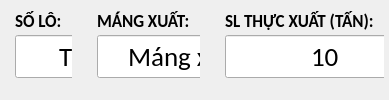
                 <widget class="QWidget" name="widget_8" native="true">
                  <property name="maximumSize">
                   <size>
                    <width>16777215</width>
                    <height>16777215</height>
                   </size>
                  </property>
                  <layout class="QHBoxLayout" name="horizontalLayout_7">
                   <property name="spacing">
                    <number>5</number>
                   </property>
                   <property name="leftMargin">
                    <number>0</number>
                   </property>
                   <property name="topMargin">
                    <number>0</number>
                   </property>
                   <property name="rightMargin">
                    <number>0</number>
                   </property>
                   <property name="bottomMargin">
                    <number>0</number>
                   </property>
                   <item>
                    <widget class="QWidget" name="widget_15" native="true">
                     <property name="maximumSize">
                      <size>
                       <width>16777215</width>
                       <height>16777215</height>
                      </size>
                     </property>
                     <layout class="QVBoxLayout" name="verticalLayout_11">
                      <property name="spacing">
                       <number>0</number>
                      </property>
                      <property name="leftMargin">
                       <number>5</number>
                      </property>
                      <property name="topMargin">
                       <number>5</number>
                      </property>
                      <property name="rightMargin">
                       <number>5</number>
                      </property>
                      <property name="bottomMargin">
                       <number>5</number>
                      </property>
                      <item>
                       <widget class="QWidget" name="widget_19" native="true">
                        <property name="maximumSize">
                         <size>
                          <width>16777215</width>
                          <height>30</height>
                         </size>
                        </property>
                        <layout class="QHBoxLayout" name="horizontalLayout_10">
                         <property name="leftMargin">
                          <number>10</number>
                         </property>
                         <property name="topMargin">
                          <number>3</number>
                         </property>
                         <property name="rightMargin">
                          <number>10</number>
                         </property>
                         <property name="bottomMargin">
                          <number>0</number>
                         </property>
                         <item>
                          <widget class="QLabel" name="label_12">
                           <property name="maximumSize">
                            <size>
                             <width>16777215</width>
                             <height>20</height>
                            </size>
                           </property>
                           <property name="font">
                            <font>
                             <family>Calibri</family>
                             <pointsize>13</pointsize>
                             <weight>75</weight>
                             <bold>true</bold>
                            </font>
                           </property>
                           <property name="text">
                            <string>SỐ LÔ:</string>
                           </property>
                          </widget>
                         </item>
                        </layout>
                       </widget>
                      </item>
                      <item>
                       <widget class="QWidget" name="widget_20" native="true">
                        <property name="maximumSize">
                         <size>
                          <width>220</width>
                          <height>16777215</height>
                         </size>
                        </property>
                        <widget class="QLineEdit" name="txtSoLo1">
                         <property name="geometry">
                          <rect>
                           <x>10</x>
                           <y>0</y>
                           <width>200</width>
                           <height>43</height>
                          </rect>
                         </property>
                         <property name="sizePolicy">
                          <sizepolicy hsizetype="Expanding" vsizetype="Maximum">
                           <horstretch>0</horstretch>
                           <verstretch>0</verstretch>
                          </sizepolicy>
                         </property>
                         <property name="maximumSize">
                          <size>
                           <width>16777215</width>
                           <height>16777215</height>
                          </size>
                         </property>
                         <property name="font">
                          <font>
                           <family>Calibri</family>
                           <pointsize>20</pointsize>
                           <weight>50</weight>
                           <bold>false</bold>
                          </font>
                         </property>
                         <property name="text">
                          <string>TK-P 9030</string>
                         </property>
                         <property name="alignment">
                          <set>Qt::AlignCenter</set>
                         </property>
                        </widget>
                       </widget>
                      </item>
                     </layout>
                    </widget>
                   </item>
                   <item>
                    <widget class="QWidget" name="widget_13" native="true">
                     <property name="maximumSize">
                      <size>
                       <width>16777215</width>
                       <height>16777215</height>
                      </size>
                     </property>
                     <layout class="QVBoxLayout" name="verticalLayout_12">
                      <property name="spacing">
                       <number>0</number>
                      </property>
                      <property name="leftMargin">
                       <number>5</number>
                      </property>
                      <property name="topMargin">
                       <number>5</number>
                      </property>
                      <property name="rightMargin">
                       <number>5</number>
                      </property>
                      <property name="bottomMargin">
                       <number>5</number>
                      </property>
                      <item>
                       <widget class="QWidget" name="widget_21" native="true">
                        <property name="maximumSize">
                         <size>
                          <width>16777215</width>
                          <height>30</height>
                         </size>
                        </property>
                        <layout class="QHBoxLayout" name="horizontalLayout_11">
                         <property name="leftMargin">
                          <number>10</number>
                         </property>
                         <property name="topMargin">
                          <number>3</number>
                         </property>
                         <property name="rightMargin">
                          <number>10</number>
                         </property>
                         <property name="bottomMargin">
                          <number>0</number>
                         </property>
                         <item>
                          <widget class="QLabel" name="label_13">
                           <property name="maximumSize">
                            <size>
                             <width>16777215</width>
                             <height>20</height>
                            </size>
                           </property>
                           <property name="font">
                            <font>
                             <family>Calibri</family>
                             <pointsize>13</pointsize>
                             <weight>75</weight>
                             <bold>true</bold>
                            </font>
                           </property>
                           <property name="text">
                            <string>MÁNG XUẤT:</string>
                           </property>
                          </widget>
                         </item>
                        </layout>
                       </widget>
                      </item>
                      <item>
                       <widget class="QWidget" name="widget_22" native="true">
                        <property name="maximumSize">
                         <size>
                          <width>220</width>
                          <height>16777215</height>
                         </size>
                        </property>
                        <widget class="QLineEdit" name="txtMangXuat1">
                         <property name="enabled">
                          <bool>true</bool>
                         </property>
                         <property name="geometry">
                          <rect>
                           <x>10</x>
                           <y>0</y>
                           <width>200</width>
                           <height>43</height>
                          </rect>
                         </property>
                         <property name="sizePolicy">
                          <sizepolicy hsizetype="Expanding" vsizetype="Maximum">
                           <horstretch>0</horstretch>
                           <verstretch>0</verstretch>
                          </sizepolicy>
                         </property>
                         <property name="maximumSize">
                          <size>
                           <width>16777215</width>
                           <height>16777215</height>
                          </size>
                         </property>
                         <property name="font">
                          <font>
                           <family>Calibri</family>
                           <pointsize>20</pointsize>
                           <weight>50</weight>
                           <bold>false</bold>
                          </font>
                         </property>
                         <property name="text">
                          <string>Máng xuất 6</string>
                         </property>
                         <property name="alignment">
                          <set>Qt::AlignCenter</set>
                         </property>
                        </widget>
                       </widget>
                      </item>
                     </layout>
                    </widget>
                   </item>
                   <item>
                    <widget class="QWidget" name="widget_14" native="true">
                     <property name="maximumSize">
                      <size>
                       <width>16777215</width>
                       <height>16777215</height>
                      </size>
                     </property>
                     <layout class="QVBoxLayout" name="verticalLayout_13">
                      <property name="spacing">
                       <number>0</number>
                      </property>
                      <property name="leftMargin">
                       <number>5</number>
                      </property>
                      <property name="topMargin">
                       <number>5</number>
                      </property>
                      <property name="rightMargin">
                       <number>5</number>
                      </property>
                      <property name="bottomMargin">
                       <number>5</number>
                      </property>
                      <item>
                       <widget class="QWidget" name="widget_23" native="true">
                        <property name="maximumSize">
                         <size>
                          <width>16777215</width>
                          <height>30</height>
                         </size>
                        </property>
                        <layout class="QHBoxLayout" name="horizontalLayout_12">
                         <property name="leftMargin">
                          <number>10</number>
                         </property>
                         <property name="topMargin">
                          <number>3</number>
                         </property>
                         <property name="rightMargin">
                          <number>10</number>
                         </property>
                         <property name="bottomMargin">
                          <number>0</number>
                         </property>
                         <item>
                          <widget class="QLabel" name="label_14">
                           <property name="maximumSize">
                            <size>
                             <width>16777215</width>
                             <height>20</height>
                            </size>
                           </property>
                           <property name="font">
                            <font>
                             <family>Calibri</family>
                             <pointsize>13</pointsize>
                             <weight>75</weight>
                             <bold>true</bold>
                            </font>
                           </property>
                           <property name="text">
                            <string>SL THỰC XUẤT (TẤN):</string>
                           </property>
                          </widget>
                         </item>
                        </layout>
                       </widget>
                      </item>
                      <item>
                       <widget class="QWidget" name="widget_24" native="true">
                        <property name="maximumSize">
                         <size>
                          <width>220</width>
                          <height>16777215</height>
                         </size>
                        </property>
                        <widget class="QLineEdit" name="txtThucXuat1">
                         <property name="geometry">
                          <rect>
                           <x>10</x>
                           <y>0</y>
                           <width>200</width>
                           <height>43</height>
                          </rect>
                         </property>
                         <property name="sizePolicy">
                          <sizepolicy hsizetype="Expanding" vsizetype="Maximum">
                           <horstretch>0</horstretch>
                           <verstretch>0</verstretch>
                          </sizepolicy>
                         </property>
                         <property name="maximumSize">
                          <size>
                           <width>16777215</width>
                           <height>16777215</height>
                          </size>
                         </property>
                         <property name="font">
                          <font>
                           <family>Calibri</family>
                           <pointsize>20</pointsize>
                           <weight>50</weight>
                           <bold>false</bold>
                          </font>
                         </property>
                         <property name="text">
                          <string>10</string>
                         </property>
                         <property name="alignment">
                          <set>Qt::AlignCenter</set>
                         </property>
                        </widget>
                       </widget>
                      </item>
                     </layout>
                    </widget>
                   </item>
                  </layout>
                 </widget>
